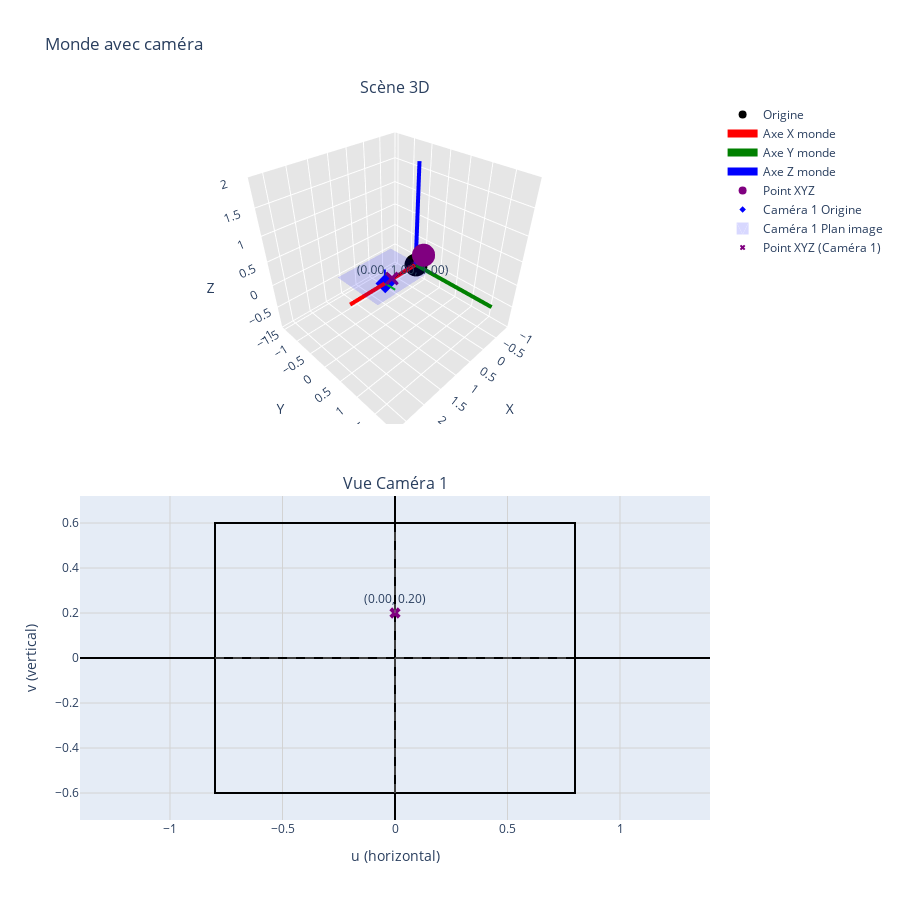

The code cell stored with this chart in its notebook:
### Markdown cell above
## 2. Ajout d'une caméra et visualisation des projections

Nous allons maintenant ajouter une caméra et visualiser la projection des points sur son plan image.

### Code cell
# Créer un nouveau monde
world_with_camera = World()

# Ajouter les mêmes points que précédemment
# p1 = world_with_camera.add_object(Point3D([1, 0, 0], name="Point X", color="red"))
# p2 = world_with_camera.add_object(Point3D([0, 1, 0], name="Point Y", color="green"))
# p3 = world_with_camera.add_object(Point3D([0, 0, 1], name="Point Z", color="blue"))
p4 = world_with_camera.add_object(Point3D([1, 1, 1], name="Point XYZ", color="purple"))

# Placer la caméra regardant vers l'origine
cam1 = world_with_camera.add_object(Camera(
    rotation=(0, 0, 0),       # Pas de rotation
    translation=(1, 0, 0),    # Position de la caméra
    focal_length=0.2,         # Distance focale (valeur unique)
    name="Caméra 1"
))

# Visualiser la scène avec la caméra
fig = world_with_camera.visualize(figure_title="Monde avec caméra")
fig.show()

### Figure 1 — Plotly figure (JSON) as saved in the notebook; plotly's stock layout.template omitted (floating-point values rounded to 4 significant figures)
{"data": [{"marker": {"color": "black", "size": 8, "symbol": "circle"}, "mode": "markers", "name": "Origine", "scene": "scene", "showlegend": true, "type": "scatter3d", "x": [0], "y": [0], "z": [0]}, {"line": {"color": "red", "width": 8}, "mode": "lines", "name": "Axe X monde", "scene": "scene", "type": "scatter3d", "x": [0, 2], "y": [0, 0], "z": [0, 0]}, {"line": {"color": "green", "width": 8}, "mode": "lines", "name": "Axe Y monde", "scene": "scene", "type": "scatter3d", "x": [0, 0], "y": [0, 2], "z": [0, 0]}, {"line": {"color": "blue", "width": 8}, "mode": "lines", "name": "Axe Z monde", "scene": "scene", "type": "scatter3d", "x": [0, 0], "y": [0, 0], "z": [0, 2]}, {"marker": {"color": "purple", "size": 8, "symbol": "circle"}, "mode": "markers", "name": "Point XYZ", "scene": "scene", "showlegend": true, "type": "scatter3d", "x": [1], "y": [1], "z": [1]}, {"marker": {"color": "blue", "size": 5, "symbol": "diamond"}, "mode": "markers", "name": "Caméra 1 Origine", "scene": "scene", "showlegend": true, "type": "scatter3d", "x": [1], "y": [0], "z": [0]}, {"line": {"color": "blue", "width": 4}, "mode": "lines", "name": "Caméra 1 Axe Z", "scene": "scene", "showlegend": false, "type": "scatter3d", "x": [1, 1], "y": [0, 0], "z": [0, 0.3]}, {"line": {"color": "red", "width": 4}, "mode": "lines", "name": "Caméra 1 Axe X", "scene": "scene", "showlegend": false, "type": "scatter3d", "x": [1, 1.3], "y": [0, 0], "z": [0, 0]}, {"line": {"color": "#00CC00", "width": 4}, "mode": "lines", "name": "Caméra 1 Axe Y", "scene": "scene", "showlegend": false, "type": "scatter3d", "x": [1, 1], "y": [0, 0.3], "z": [0, 0]}, {"color": "blue", "flatshading": true, "i": [0, 0], "j": [1, 2], "k": [2, 3], "name": "Caméra 1 Plan image", "opacity": 0.15, "scene": "scene", "showlegend": true, "type": "mesh3d", "x": [0.2, 1.8, 1.8, 0.2], "y": [-0.6, -0.6, 0.6, 0.6], "z": [0.2, 0.2, 0.2, 0.2]}, {"line": {"color": "blue", "dash": "dash", "width": 2}, "mode": "lines", "name": "Caméra 1 Axe optique", "scene": "scene", "showlegend": false, "type": "scatter3d", "x": [1, 1], "y": [0, 0], "z": [0, 0.2]}, {"line": {"color": "black", "dash": "dash", "width": 2}, "mode": "lines", "name": "Hiérarchie", "scene": "scene", "showlegend": false, "type": "scatter3d", "x": [0, 0.9], "y": [0, 0], "z": [0, 0]}, {"line": {"color": "black", "width": 4}, "mode": "lines", "name": "Tête flèche", "scene": "scene", "showlegend": false, "type": "scatter3d", "x": [0.9, 1], "y": [0, 0], "z": [0, 0]}, {"line": {"color": "black", "dash": "dash", "width": 2}, "mode": "lines", "name": "Caméra 1 -> Point XYZ", "scene": "scene", "showlegend": false, "type": "scatter3d", "x": [1, 1], "y": [0, 1], "z": [0, 1]}, {"mode": "text", "name": "Caméra 1 -> Point XYZ coords", "scene": "scene", "showlegend": false, "text": ["(0.00, 1.00, 1.00)"], "textposition": "middle center", "type": "scatter3d", "x": [1], "y": [0.5], "z": [0.5]}, {"marker": {"color": "purple", "size": 5, "symbol": "x"}, "mode": "markers", "name": "Point XYZ (Caméra 1)", "scene": "scene", "showlegend": true, "type": "scatter3d", "x": [1], "y": [0.2], "z": [0.2]}, {"line": {"color": "purple", "dash": "dash", "width": 2}, "mode": "lines", "name": "Point XYZ (Caméra 1) Rayon", "scene": "scene", "showlegend": false, "type": "scatter3d", "x": [1, 1], "y": [0, 1], "z": [0, 1]}, {"marker": {"color": "purple", "size": 10, "symbol": "x"}, "mode": "markers+text", "name": "Point XYZ", "showlegend": false, "text": ["(0.00, 0.20)"], "textposition": "top center", "type": "scatter", "x": [0], "xaxis": "x", "y": [0.2], "yaxis": "y"}], "layout": {"annotations": [{"font": {"size": 16}, "showarrow": false, "text": "Scène 3D", "x": 0.5, "xanchor": "center", "xref": "paper", "y": 1, "yanchor": "bottom", "yref": "paper"}, {"font": {"size": 16}, "showarrow": false, "text": "Vue Caméra 1", "x": 0.5, "xanchor": "center", "xref": "paper", "y": 0.45, "yanchor": "bottom", "yref": "paper"}], "height": 900, "scene": {"aspectmode": "manual", "aspectratio": {"x": 1, "y": 1, "z": 1}, "domain": {"x": [0, 1], "y": [0.55, 1]}, "xaxis": {"backgroundcolor": "rgb(230, 230, 230)", "gridcolor": "white", "range": [-1, 2.8], "title": {"text": "X"}}, "yaxis": {"backgroundcolor": "rgb(230, 230, 230)", "gridcolor": "white", "range": [-1.6, 2], "title": {"text": "Y"}}, "zaxis": {"backgroundcolor": "rgb(230, 230, 230)", "gridcolor": "white", "range": [-1, 2], "title": {"text": "Z"}}}, "shapes": [{"fillcolor": "rgba(255, 255, 255, 0.0)", "line": {"color": "black", "width": 2}, "type": "rect", "x0": -0.8, "x1": 0.8, "xref": "x", "y0": -0.6, "y1": 0.6, "yref": "y"}, {"line": {"color": "gray", "dash": "dash", "width": 1}, "type": "line", "x0": -0.8, "x1": 0.8, "xref": "x", "y0": 0, "y1": 0, "yref": "y"}, {"line": {"color": "gray", "dash": "dash", "width": 1}, "type": "line", "x0": 0, "x1": 0, "xref": "x", "y0": -0.6, "y1": 0.6, "yref": "y"}], "title": {"text": "Monde avec caméra"}, "xaxis": {"anchor": "y", "domain": [0, 1], "gridcolor": "lightgray", "range": [-0.96, 0.96], "title": {"text": "u (horizontal)"}, "zeroline": true, "zerolinecolor": "black"}, "yaxis": {"anchor": "x", "domain": [0, 0.45], "gridcolor": "lightgray", "range": [-0.72, 0.72], "scaleanchor": "x", "scaleratio": 1, "title": {"text": "v (vertical)"}, "zeroline": true, "zerolinecolor": "black"}}}
